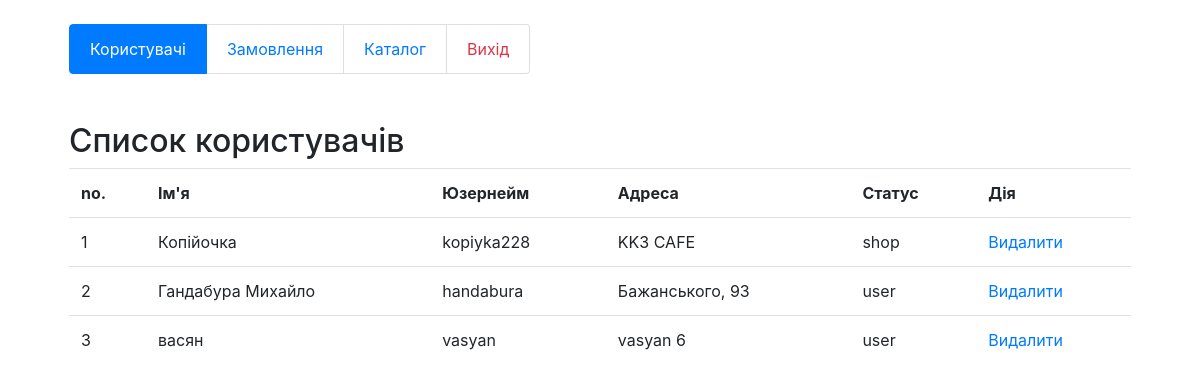
The app's page /admin/pnl_user.php with its own data.
### tables this page shows
CREATE TABLE `fds_usrdt` (
  `usrdt_id` int(11) NOT NULL,
  `usrdt_nme` varchar(50) DEFAULT NULL,
  `usrdt_usr` varchar(15) DEFAULT NULL,
  `usrdt_pwd` varchar(80) DEFAULT NULL,
  `usrdt_adrs` varchar(100) DEFAULT NULL,
  `usrdt_stat` varchar(10) DEFAULT NULL,
  `usrdt_log` varchar(20) DEFAULT NULL
);

### db.php (called while the page is built, shortened)
<?php
function encryptIt( $q ) {
	$key = 'HqE0luoquf';
	return base64_encode(base64_encode($key.$q));
}
?>

### admin/pnl_user.php (the view, shortened to what this page needs)
<?php
include ('../db.php');
?>
<!DOCTYPE html>
<html>
<head>
	<link rel="stylesheet" href="../bootstrap/css/all.min.css">
	<link rel="stylesheet" href="../bootstrap/css/bootstrap.min.css">
</head>
<body>
	<div class="container">
		<div class="row p-4">
			<div class="col">
				<ul class="list-group list-group-horizontal">
					<li class="list-group-item active"><a href="#" class=" text-white">Користувачі</a></li>
					<li class="list-group-item "><a href="pnl_order">Замовлення</a></li>
					<li class="list-group-item "><a href="pnl_catalog">Каталог</a></li>
					<li class="list-group-item"><a href="../action?act=lgout" class="text-danger">Вихід</a></li>
				</ul>
			</div>
		</div>
		<div class="row p-4">
			<div class="col">
				<h2>Список користувачів</h2>
				<table class="table">
					<tr>
						<th>no.</th>
						<th>Ім'я</th>
						<th>Юзернейм</th>
						<th>Адреса</th>
						<th>Статус</th>
						<th>Дія</th>
					</tr>
					<?php
					$query = "SELECT * from fds_usrdt WHERE usrdt_stat!='admin'";
					$result = mysqli_query($conn, $query);
					$count = 1;
					if (mysqli_num_rows($result) > 0) {
						while($row = mysqli_fetch_assoc($result)){
							echo '<tr>';
							echo '<td>' . $count++ . '</td>';
							echo '<td>' . $row['usrdt_nme'] . '</td>';
							echo '<td>' . $row['usrdt_usr'] . '</td>';
							echo '<td>' . $row['usrdt_adrs'] . '</td>';
							echo '<td>' . $row['usrdt_stat'] . '</td>';
							echo '<td><a href="pnl_user?act=delusr&id=' . encryptIt($row['usrdt_id']) . '" onclick="return confirm()">Видалити</a></td>';
							echo '</tr>';
						}
					}
					?>
				</table>
			</div>
		</div>
	</div>
</body>
</html>

### records on screen
fds_usrdt: usrdt_nme "Копійочка", usrdt_usr "kopiyka228", usrdt_adrs "KK3 CAFE", usrdt_stat "shop"
fds_usrdt: usrdt_nme "Гандабура Михайло", usrdt_usr "handabura", usrdt_adrs "Бажанського, 93", usrdt_stat "user"
fds_usrdt: usrdt_nme "васян", usrdt_usr "vasyan", usrdt_adrs "vasyan 6", usrdt_stat "user"
